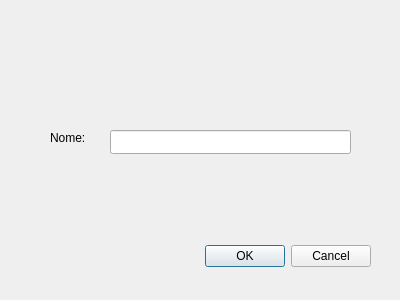
<?xml version="1.0" encoding="UTF-8"?>
<ui version="4.0">
 <class>CreateSubTaskDialog</class>
 <widget class="QDialog" name="CreateSubTaskDialog">
  <property name="geometry">
   <rect>
    <x>0</x>
    <y>0</y>
    <width>400</width>
    <height>300</height>
   </rect>
  </property>
  <property name="windowTitle">
   <string>Dialog</string>
  </property>
  <widget class="QDialogButtonBox" name="buttonBox">
   <property name="geometry">
    <rect>
     <x>30</x>
     <y>240</y>
     <width>341</width>
     <height>32</height>
    </rect>
   </property>
   <property name="orientation">
    <enum>Qt::Horizontal</enum>
   </property>
   <property name="standardButtons">
    <set>QDialogButtonBox::Cancel|QDialogButtonBox::Ok</set>
   </property>
  </widget>
  <widget class="QLineEdit" name="lblText">
   <property name="geometry">
    <rect>
     <x>110</x>
     <y>130</y>
     <width>241</width>
     <height>24</height>
    </rect>
   </property>
  </widget>
  <widget class="QLabel" name="label">
   <property name="geometry">
    <rect>
     <x>50</x>
     <y>130</y>
     <width>55</width>
     <height>16</height>
    </rect>
   </property>
   <property name="text">
    <string>Nome:</string>
   </property>
  </widget>
 </widget>
 <resources/>
 <connections>
  <connection>
   <sender>buttonBox</sender>
   <signal>accepted()</signal>
   <receiver>CreateSubTaskDialog</receiver>
   <slot>accept()</slot>
   <hints>
    <hint type="sourcelabel">
     <x>248</x>
     <y>254</y>
    </hint>
    <hint type="destinationlabel">
     <x>157</x>
     <y>274</y>
    </hint>
   </hints>
  </connection>
  <connection>
   <sender>buttonBox</sender>
   <signal>rejected()</signal>
   <receiver>CreateSubTaskDialog</receiver>
   <slot>reject()</slot>
   <hints>
    <hint type="sourcelabel">
     <x>316</x>
     <y>260</y>
    </hint>
    <hint type="destinationlabel">
     <x>286</x>
     <y>274</y>
    </hint>
   </hints>
  </connection>
 </connections>
</ui>
